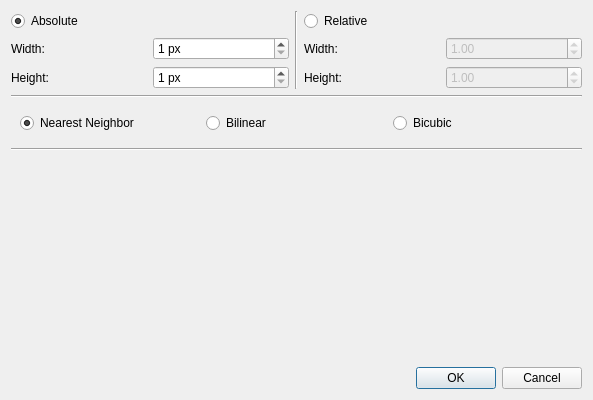
<?xml version="1.0" encoding="UTF-8"?>
<ui version="4.0">
 <class>ResizeDialog</class>
 <widget class="QDialog" name="ResizeDialog">
  <property name="geometry">
   <rect>
    <x>0</x>
    <y>0</y>
    <width>593</width>
    <height>400</height>
   </rect>
  </property>
  <property name="windowTitle">
   <string>Dialog</string>
  </property>
  <layout class="QVBoxLayout" name="verticalLayout_3">
   <item>
    <layout class="QHBoxLayout" name="horizontalLayout">
     <item>
      <layout class="QVBoxLayout" name="verticalLayout">
       <item>
        <widget class="QRadioButton" name="absoluteButton">
         <property name="text">
          <string>Absolute</string>
         </property>
         <property name="checked">
          <bool>true</bool>
         </property>
        </widget>
       </item>
       <item>
        <layout class="QGridLayout" name="gridLayout">
         <item row="0" column="0">
          <widget class="QLabel" name="label">
           <property name="text">
            <string>Width:</string>
           </property>
          </widget>
         </item>
         <item row="0" column="1">
          <widget class="QSpinBox" name="widthSpinBox">
           <property name="suffix">
            <string> px</string>
           </property>
           <property name="minimum">
            <number>1</number>
           </property>
           <property name="maximum">
            <number>9999</number>
           </property>
          </widget>
         </item>
         <item row="1" column="0">
          <widget class="QLabel" name="label_2">
           <property name="text">
            <string>Height:</string>
           </property>
          </widget>
         </item>
         <item row="1" column="1">
          <widget class="QSpinBox" name="heightSpinBox">
           <property name="suffix">
            <string> px</string>
           </property>
           <property name="minimum">
            <number>1</number>
           </property>
           <property name="maximum">
            <number>9999</number>
           </property>
          </widget>
         </item>
        </layout>
       </item>
      </layout>
     </item>
     <item>
      <widget class="Line" name="line">
       <property name="orientation">
        <enum>Qt::Vertical</enum>
       </property>
      </widget>
     </item>
     <item>
      <layout class="QVBoxLayout" name="verticalLayout_2">
       <item>
        <widget class="QRadioButton" name="relativeButton">
         <property name="text">
          <string>Relative</string>
         </property>
        </widget>
       </item>
       <item>
        <layout class="QGridLayout" name="gridLayout_2">
         <item row="0" column="0">
          <widget class="QLabel" name="label_3">
           <property name="text">
            <string>Width:</string>
           </property>
          </widget>
         </item>
         <item row="0" column="1">
          <widget class="QDoubleSpinBox" name="widthRateSpinBox">
           <property name="enabled">
            <bool>false</bool>
           </property>
           <property name="minimum">
            <double>0.010000000000000</double>
           </property>
           <property name="maximum">
            <double>1000.000000000000000</double>
           </property>
           <property name="value">
            <double>1.000000000000000</double>
           </property>
          </widget>
         </item>
         <item row="1" column="0">
          <widget class="QLabel" name="label_4">
           <property name="text">
            <string>Height:</string>
           </property>
          </widget>
         </item>
         <item row="1" column="1">
          <widget class="QDoubleSpinBox" name="heightRateSpinBox">
           <property name="enabled">
            <bool>false</bool>
           </property>
           <property name="minimum">
            <double>0.010000000000000</double>
           </property>
           <property name="maximum">
            <double>1000.000000000000000</double>
           </property>
           <property name="value">
            <double>1.000000000000000</double>
           </property>
          </widget>
         </item>
        </layout>
       </item>
      </layout>
     </item>
    </layout>
   </item>
   <item>
    <widget class="Line" name="line_2">
     <property name="orientation">
      <enum>Qt::Horizontal</enum>
     </property>
    </widget>
   </item>
   <item>
    <widget class="QWidget" name="widget" native="true">
     <layout class="QHBoxLayout" name="horizontalLayout_2">
      <item>
       <widget class="QRadioButton" name="nearestButton">
        <property name="text">
         <string>Nearest Neighbor</string>
        </property>
        <property name="checked">
         <bool>true</bool>
        </property>
       </widget>
      </item>
      <item>
       <widget class="QRadioButton" name="bilinearButton">
        <property name="text">
         <string>Bilinear</string>
        </property>
       </widget>
      </item>
      <item>
       <widget class="QRadioButton" name="bicubicButton">
        <property name="text">
         <string>Bicubic</string>
        </property>
       </widget>
      </item>
     </layout>
    </widget>
   </item>
   <item>
    <widget class="Line" name="line_3">
     <property name="orientation">
      <enum>Qt::Horizontal</enum>
     </property>
    </widget>
   </item>
   <item>
    <widget class="ImageViewWidget" name="imageViewerWidget" native="true">
     <property name="sizePolicy">
      <sizepolicy hsizetype="Preferred" vsizetype="MinimumExpanding">
       <horstretch>0</horstretch>
       <verstretch>0</verstretch>
      </sizepolicy>
     </property>
     <property name="minimumSize">
      <size>
       <width>0</width>
       <height>200</height>
      </size>
     </property>
    </widget>
   </item>
   <item>
    <layout class="QHBoxLayout" name="horizontalLayout_4">
     <item>
      <spacer name="horizontalSpacer_2">
       <property name="orientation">
        <enum>Qt::Horizontal</enum>
       </property>
       <property name="sizeHint" stdset="0">
        <size>
         <width>40</width>
         <height>20</height>
        </size>
       </property>
      </spacer>
     </item>
     <item>
      <widget class="QPushButton" name="okPushButton">
       <property name="sizePolicy">
        <sizepolicy hsizetype="Preferred" vsizetype="Fixed">
         <horstretch>0</horstretch>
         <verstretch>0</verstretch>
        </sizepolicy>
       </property>
       <property name="text">
        <string>OK</string>
       </property>
      </widget>
     </item>
     <item>
      <widget class="QPushButton" name="cancelPushButton">
       <property name="sizePolicy">
        <sizepolicy hsizetype="Preferred" vsizetype="Fixed">
         <horstretch>0</horstretch>
         <verstretch>0</verstretch>
        </sizepolicy>
       </property>
       <property name="text">
        <string>Cancel</string>
       </property>
      </widget>
     </item>
    </layout>
   </item>
  </layout>
 </widget>
 <customwidgets>
  <customwidget>
   <class>ImageViewWidget</class>
   <extends>QWidget</extends>
   <header>imageviewwidget.h</header>
   <container>1</container>
  </customwidget>
 </customwidgets>
 <resources/>
 <connections/>
</ui>
